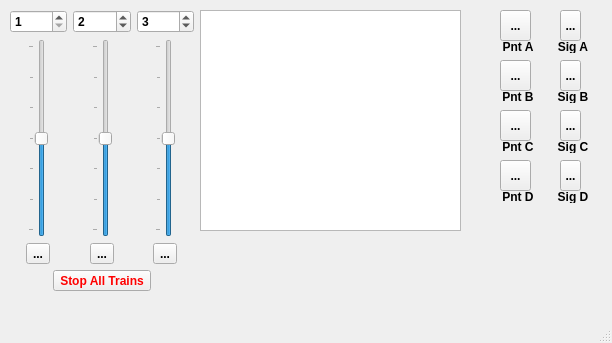
<?xml version="1.0" encoding="UTF-8"?>
<ui version="4.0">
 <class>gb_dcc</class>
 <widget class="QMainWindow" name="gb_dcc">
  <property name="geometry">
   <rect>
    <x>0</x>
    <y>0</y>
    <width>612</width>
    <height>343</height>
   </rect>
  </property>
  <property name="font">
   <font>
    <weight>75</weight>
    <bold>true</bold>
   </font>
  </property>
  <property name="windowTitle">
   <string>Gertbot DCC</string>
  </property>
  <property name="windowIcon">
   <iconset resource="gb_dcc.qrc">
    <normaloff>:/gb_dcc/Resources/train.bmp</normaloff>:/gb_dcc/Resources/train.bmp</iconset>
  </property>
  <property name="statusTip">
   <string/>
  </property>
  <property name="iconSize">
   <size>
    <width>19</width>
    <height>29</height>
   </size>
  </property>
  <widget class="QWidget" name="centralwidget">
   <widget class="QToolButton" name="pb_pointA">
    <property name="geometry">
     <rect>
      <x>500</x>
      <y>10</y>
      <width>31</width>
      <height>31</height>
     </rect>
    </property>
    <property name="toolTip">
     <string>Adrs=80 08/09</string>
    </property>
    <property name="text">
     <string>...</string>
    </property>
    <property name="icon">
     <iconset resource="gb_dcc.qrc">
      <normaloff>:/gb_dcc/Resources/point2.bmp</normaloff>
      <normalon>:/gb_dcc/Resources/point1.bmp</normalon>:/gb_dcc/Resources/point2.bmp</iconset>
    </property>
    <property name="iconSize">
     <size>
      <width>28</width>
      <height>28</height>
     </size>
    </property>
    <property name="checkable">
     <bool>true</bool>
    </property>
   </widget>
   <widget class="QToolButton" name="pb_signalA">
    <property name="geometry">
     <rect>
      <x>560</x>
      <y>10</y>
      <width>21</width>
      <height>31</height>
     </rect>
    </property>
    <property name="toolTip">
     <string>Adrs=80 18/19</string>
    </property>
    <property name="text">
     <string>...</string>
    </property>
    <property name="icon">
     <iconset resource="gb_dcc.qrc">
      <normaloff>:/gb_dcc/Resources/sign_green.bmp</normaloff>
      <normalon>:/gb_dcc/Resources/sign_red.bmp</normalon>:/gb_dcc/Resources/sign_green.bmp</iconset>
    </property>
    <property name="iconSize">
     <size>
      <width>19</width>
      <height>29</height>
     </size>
    </property>
    <property name="checkable">
     <bool>true</bool>
    </property>
   </widget>
   <widget class="QLabel" name="lbl_pointA">
    <property name="geometry">
     <rect>
      <x>495</x>
      <y>40</y>
      <width>46</width>
      <height>13</height>
     </rect>
    </property>
    <property name="font">
     <font>
      <pointsize>9</pointsize>
     </font>
    </property>
    <property name="text">
     <string>Pnt A</string>
    </property>
    <property name="alignment">
     <set>Qt::AlignCenter</set>
    </property>
   </widget>
   <widget class="QLabel" name="lbl_pointB">
    <property name="geometry">
     <rect>
      <x>495</x>
      <y>90</y>
      <width>46</width>
      <height>13</height>
     </rect>
    </property>
    <property name="font">
     <font>
      <pointsize>9</pointsize>
     </font>
    </property>
    <property name="text">
     <string>Pnt B</string>
    </property>
    <property name="alignment">
     <set>Qt::AlignCenter</set>
    </property>
   </widget>
   <widget class="QToolButton" name="pb_pointB">
    <property name="geometry">
     <rect>
      <x>500</x>
      <y>60</y>
      <width>31</width>
      <height>31</height>
     </rect>
    </property>
    <property name="toolTip">
     <string>Adrs=80 0A/0B</string>
    </property>
    <property name="text">
     <string>...</string>
    </property>
    <property name="icon">
     <iconset resource="gb_dcc.qrc">
      <normaloff>:/gb_dcc/Resources/point2.bmp</normaloff>
      <normalon>:/gb_dcc/Resources/point1.bmp</normalon>:/gb_dcc/Resources/point2.bmp</iconset>
    </property>
    <property name="iconSize">
     <size>
      <width>28</width>
      <height>28</height>
     </size>
    </property>
    <property name="checkable">
     <bool>true</bool>
    </property>
   </widget>
   <widget class="QLabel" name="lbl_sigA">
    <property name="geometry">
     <rect>
      <x>550</x>
      <y>40</y>
      <width>46</width>
      <height>13</height>
     </rect>
    </property>
    <property name="font">
     <font>
      <pointsize>9</pointsize>
     </font>
    </property>
    <property name="text">
     <string>Sig A</string>
    </property>
    <property name="alignment">
     <set>Qt::AlignCenter</set>
    </property>
   </widget>
   <widget class="QToolButton" name="pb_signalB">
    <property name="geometry">
     <rect>
      <x>560</x>
      <y>60</y>
      <width>21</width>
      <height>31</height>
     </rect>
    </property>
    <property name="toolTip">
     <string>Adrs=80 1A/1B</string>
    </property>
    <property name="text">
     <string>...</string>
    </property>
    <property name="icon">
     <iconset resource="gb_dcc.qrc">
      <normaloff>:/gb_dcc/Resources/sign_green.bmp</normaloff>
      <normalon>:/gb_dcc/Resources/sign_red.bmp</normalon>:/gb_dcc/Resources/sign_green.bmp</iconset>
    </property>
    <property name="iconSize">
     <size>
      <width>19</width>
      <height>29</height>
     </size>
    </property>
    <property name="checkable">
     <bool>true</bool>
    </property>
   </widget>
   <widget class="QLabel" name="lbl_sigB">
    <property name="geometry">
     <rect>
      <x>550</x>
      <y>90</y>
      <width>46</width>
      <height>13</height>
     </rect>
    </property>
    <property name="font">
     <font>
      <pointsize>9</pointsize>
     </font>
    </property>
    <property name="text">
     <string>Sig B</string>
    </property>
    <property name="alignment">
     <set>Qt::AlignCenter</set>
    </property>
   </widget>
   <widget class="QToolButton" name="pb_pointD">
    <property name="geometry">
     <rect>
      <x>500</x>
      <y>160</y>
      <width>31</width>
      <height>31</height>
     </rect>
    </property>
    <property name="toolTip">
     <string>Adrs=80 0E/0F</string>
    </property>
    <property name="text">
     <string>...</string>
    </property>
    <property name="icon">
     <iconset resource="gb_dcc.qrc">
      <normaloff>:/gb_dcc/Resources/point2.bmp</normaloff>
      <normalon>:/gb_dcc/Resources/point1.bmp</normalon>:/gb_dcc/Resources/point2.bmp</iconset>
    </property>
    <property name="iconSize">
     <size>
      <width>28</width>
      <height>28</height>
     </size>
    </property>
    <property name="checkable">
     <bool>true</bool>
    </property>
   </widget>
   <widget class="QLabel" name="lbl_pointC">
    <property name="geometry">
     <rect>
      <x>495</x>
      <y>140</y>
      <width>46</width>
      <height>13</height>
     </rect>
    </property>
    <property name="font">
     <font>
      <pointsize>9</pointsize>
     </font>
    </property>
    <property name="text">
     <string>Pnt C</string>
    </property>
    <property name="alignment">
     <set>Qt::AlignCenter</set>
    </property>
   </widget>
   <widget class="QToolButton" name="pb_pointC">
    <property name="geometry">
     <rect>
      <x>500</x>
      <y>110</y>
      <width>31</width>
      <height>31</height>
     </rect>
    </property>
    <property name="toolTip">
     <string>Adrs=80 0C/0D</string>
    </property>
    <property name="text">
     <string>...</string>
    </property>
    <property name="icon">
     <iconset resource="gb_dcc.qrc">
      <normaloff>:/gb_dcc/Resources/point2.bmp</normaloff>
      <normalon>:/gb_dcc/Resources/point1.bmp</normalon>:/gb_dcc/Resources/point2.bmp</iconset>
    </property>
    <property name="iconSize">
     <size>
      <width>28</width>
      <height>28</height>
     </size>
    </property>
    <property name="checkable">
     <bool>true</bool>
    </property>
   </widget>
   <widget class="QLabel" name="lbl_pointD">
    <property name="geometry">
     <rect>
      <x>495</x>
      <y>190</y>
      <width>46</width>
      <height>13</height>
     </rect>
    </property>
    <property name="font">
     <font>
      <pointsize>9</pointsize>
     </font>
    </property>
    <property name="text">
     <string>Pnt D</string>
    </property>
    <property name="alignment">
     <set>Qt::AlignCenter</set>
    </property>
   </widget>
   <widget class="QLabel" name="lbl_sigA_2">
    <property name="geometry">
     <rect>
      <x>550</x>
      <y>140</y>
      <width>46</width>
      <height>13</height>
     </rect>
    </property>
    <property name="font">
     <font>
      <pointsize>9</pointsize>
     </font>
    </property>
    <property name="text">
     <string>Sig C</string>
    </property>
    <property name="alignment">
     <set>Qt::AlignCenter</set>
    </property>
   </widget>
   <widget class="QToolButton" name="pb_signalC">
    <property name="geometry">
     <rect>
      <x>560</x>
      <y>110</y>
      <width>21</width>
      <height>31</height>
     </rect>
    </property>
    <property name="toolTip">
     <string>Adrs=80 1C/1D</string>
    </property>
    <property name="text">
     <string>...</string>
    </property>
    <property name="icon">
     <iconset resource="gb_dcc.qrc">
      <normaloff>:/gb_dcc/Resources/sign_green.bmp</normaloff>
      <normalon>:/gb_dcc/Resources/sign_red.bmp</normalon>:/gb_dcc/Resources/sign_green.bmp</iconset>
    </property>
    <property name="iconSize">
     <size>
      <width>19</width>
      <height>29</height>
     </size>
    </property>
    <property name="checkable">
     <bool>true</bool>
    </property>
   </widget>
   <widget class="QToolButton" name="pb_signalD">
    <property name="geometry">
     <rect>
      <x>560</x>
      <y>160</y>
      <width>21</width>
      <height>31</height>
     </rect>
    </property>
    <property name="toolTip">
     <string>Adrs=80 1E/1F</string>
    </property>
    <property name="text">
     <string>...</string>
    </property>
    <property name="icon">
     <iconset resource="gb_dcc.qrc">
      <normaloff>:/gb_dcc/Resources/sign_green.bmp</normaloff>
      <normalon>:/gb_dcc/Resources/sign_red.bmp</normalon>:/gb_dcc/Resources/sign_green.bmp</iconset>
    </property>
    <property name="iconSize">
     <size>
      <width>19</width>
      <height>29</height>
     </size>
    </property>
    <property name="checkable">
     <bool>true</bool>
    </property>
   </widget>
   <widget class="QLabel" name="lbl_sigB_2">
    <property name="geometry">
     <rect>
      <x>550</x>
      <y>190</y>
      <width>46</width>
      <height>13</height>
     </rect>
    </property>
    <property name="font">
     <font>
      <pointsize>9</pointsize>
     </font>
    </property>
    <property name="text">
     <string>Sig D</string>
    </property>
    <property name="alignment">
     <set>Qt::AlignCenter</set>
    </property>
   </widget>
   <widget class="QWidget" name="verticalLayoutWidget_4">
    <property name="geometry">
     <rect>
      <x>10</x>
      <y>10</y>
      <width>184</width>
      <height>281</height>
     </rect>
    </property>
    <layout class="QVBoxLayout" name="verticalLayout_4">
     <item>
      <layout class="QHBoxLayout" name="horizontalLayout">
       <item>
        <layout class="QVBoxLayout" name="verticalLayout">
         <item>
          <widget class="QSpinBox" name="spB_loco1">
           <property name="minimum">
            <number>1</number>
           </property>
           <property name="value">
            <number>1</number>
           </property>
          </widget>
         </item>
         <item alignment="Qt::AlignHCenter">
          <widget class="QSlider" name="sld_loc1">
           <property name="sizePolicy">
            <sizepolicy hsizetype="Fixed" vsizetype="Expanding">
             <horstretch>0</horstretch>
             <verstretch>0</verstretch>
            </sizepolicy>
           </property>
           <property name="toolTip">
            <string/>
           </property>
           <property name="layoutDirection">
            <enum>Qt::LeftToRight</enum>
           </property>
           <property name="minimum">
            <number>-30</number>
           </property>
           <property name="maximum">
            <number>30</number>
           </property>
           <property name="pageStep">
            <number>1</number>
           </property>
           <property name="orientation">
            <enum>Qt::Vertical</enum>
           </property>
           <property name="tickPosition">
            <enum>QSlider::TicksAbove</enum>
           </property>
           <property name="tickInterval">
            <number>10</number>
           </property>
          </widget>
         </item>
         <item alignment="Qt::AlignHCenter">
          <widget class="QToolButton" name="pb_Stop_loc1">
           <property name="text">
            <string>...</string>
           </property>
           <property name="icon">
            <iconset resource="gb_dcc.qrc">
             <normaloff>:/gb_dcc/Resources/stop.bmp</normaloff>:/gb_dcc/Resources/stop.bmp</iconset>
           </property>
           <property name="iconSize">
            <size>
             <width>23</width>
             <height>23</height>
            </size>
           </property>
          </widget>
         </item>
        </layout>
       </item>
       <item>
        <layout class="QVBoxLayout" name="verticalLayout_2">
         <item>
          <widget class="QSpinBox" name="spB_loco2">
           <property name="minimum">
            <number>1</number>
           </property>
           <property name="value">
            <number>2</number>
           </property>
          </widget>
         </item>
         <item alignment="Qt::AlignHCenter">
          <widget class="QSlider" name="sld_loc2">
           <property name="toolTip">
            <string>Loc=02</string>
           </property>
           <property name="minimum">
            <number>-30</number>
           </property>
           <property name="maximum">
            <number>30</number>
           </property>
           <property name="pageStep">
            <number>1</number>
           </property>
           <property name="orientation">
            <enum>Qt::Vertical</enum>
           </property>
           <property name="tickPosition">
            <enum>QSlider::TicksAbove</enum>
           </property>
           <property name="tickInterval">
            <number>10</number>
           </property>
          </widget>
         </item>
         <item alignment="Qt::AlignHCenter">
          <widget class="QToolButton" name="pb_Stop_loc2">
           <property name="text">
            <string>...</string>
           </property>
           <property name="icon">
            <iconset>
             <normalon>:/gb_dcc/Resources/stop.bmp</normalon>
            </iconset>
           </property>
           <property name="iconSize">
            <size>
             <width>23</width>
             <height>23</height>
            </size>
           </property>
          </widget>
         </item>
        </layout>
       </item>
       <item>
        <layout class="QVBoxLayout" name="verticalLayout_3">
         <item>
          <widget class="QSpinBox" name="spB_loco3">
           <property name="minimum">
            <number>1</number>
           </property>
           <property name="value">
            <number>3</number>
           </property>
          </widget>
         </item>
         <item alignment="Qt::AlignHCenter">
          <widget class="QSlider" name="sld_loc3">
           <property name="toolTip">
            <string>Loc=08</string>
           </property>
           <property name="minimum">
            <number>-30</number>
           </property>
           <property name="maximum">
            <number>30</number>
           </property>
           <property name="pageStep">
            <number>1</number>
           </property>
           <property name="orientation">
            <enum>Qt::Vertical</enum>
           </property>
           <property name="tickPosition">
            <enum>QSlider::TicksAbove</enum>
           </property>
           <property name="tickInterval">
            <number>10</number>
           </property>
          </widget>
         </item>
         <item alignment="Qt::AlignHCenter">
          <widget class="QToolButton" name="pb_Stop_loc3">
           <property name="text">
            <string>...</string>
           </property>
           <property name="icon">
            <iconset>
             <normalon>:/gb_dcc/Resources/stop.bmp</normalon>
            </iconset>
           </property>
           <property name="iconSize">
            <size>
             <width>23</width>
             <height>23</height>
            </size>
           </property>
          </widget>
         </item>
        </layout>
       </item>
      </layout>
     </item>
     <item alignment="Qt::AlignHCenter">
      <widget class="QToolButton" name="pb_stop_all">
       <property name="palette">
        <palette>
         <active>
          <colorrole role="ButtonText">
           <brush brushstyle="SolidPattern">
            <color alpha="255">
             <red>255</red>
             <green>0</green>
             <blue>0</blue>
            </color>
           </brush>
          </colorrole>
         </active>
         <inactive>
          <colorrole role="ButtonText">
           <brush brushstyle="SolidPattern">
            <color alpha="255">
             <red>255</red>
             <green>0</green>
             <blue>0</blue>
            </color>
           </brush>
          </colorrole>
         </inactive>
         <disabled>
          <colorrole role="ButtonText">
           <brush brushstyle="SolidPattern">
            <color alpha="255">
             <red>106</red>
             <green>104</green>
             <blue>100</blue>
            </color>
           </brush>
          </colorrole>
         </disabled>
        </palette>
       </property>
       <property name="font">
        <font>
         <pointsize>9</pointsize>
        </font>
       </property>
       <property name="text">
        <string>Stop All Trains</string>
       </property>
      </widget>
     </item>
    </layout>
   </widget>
   <widget class="QPlainTextEdit" name="te_log">
    <property name="geometry">
     <rect>
      <x>200</x>
      <y>10</y>
      <width>261</width>
      <height>221</height>
     </rect>
    </property>
   </widget>
  </widget>
  <widget class="QMenuBar" name="menubar">
   <property name="geometry">
    <rect>
     <x>0</x>
     <y>0</y>
     <width>612</width>
     <height>24</height>
    </rect>
   </property>
  </widget>
  <widget class="QStatusBar" name="statusbar"/>
 </widget>
 <resources>
  <include location="gb_dcc.qrc"/>
 </resources>
 <connections/>
</ui>
